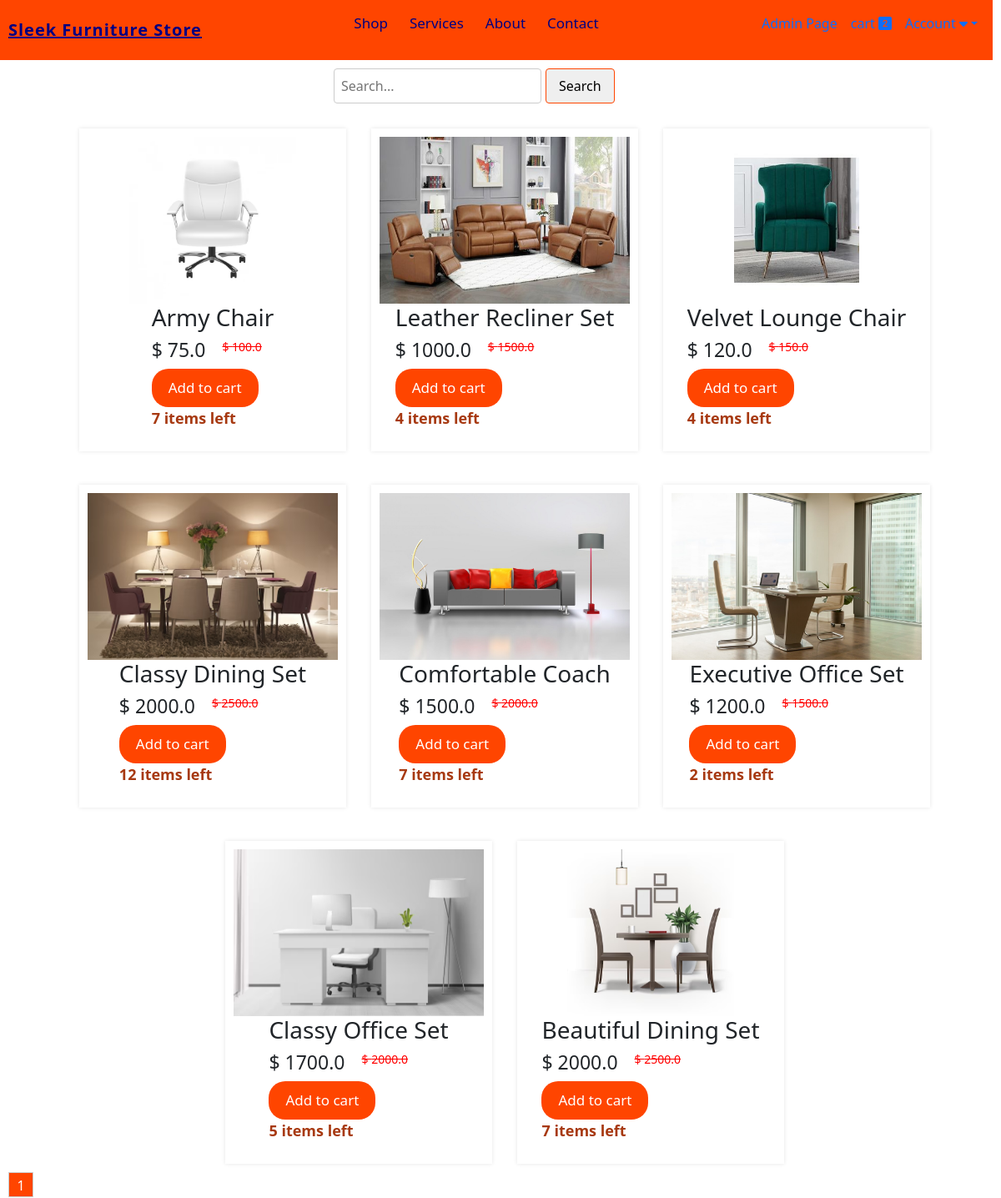
Before: /all_products (signed in) with the older database file.
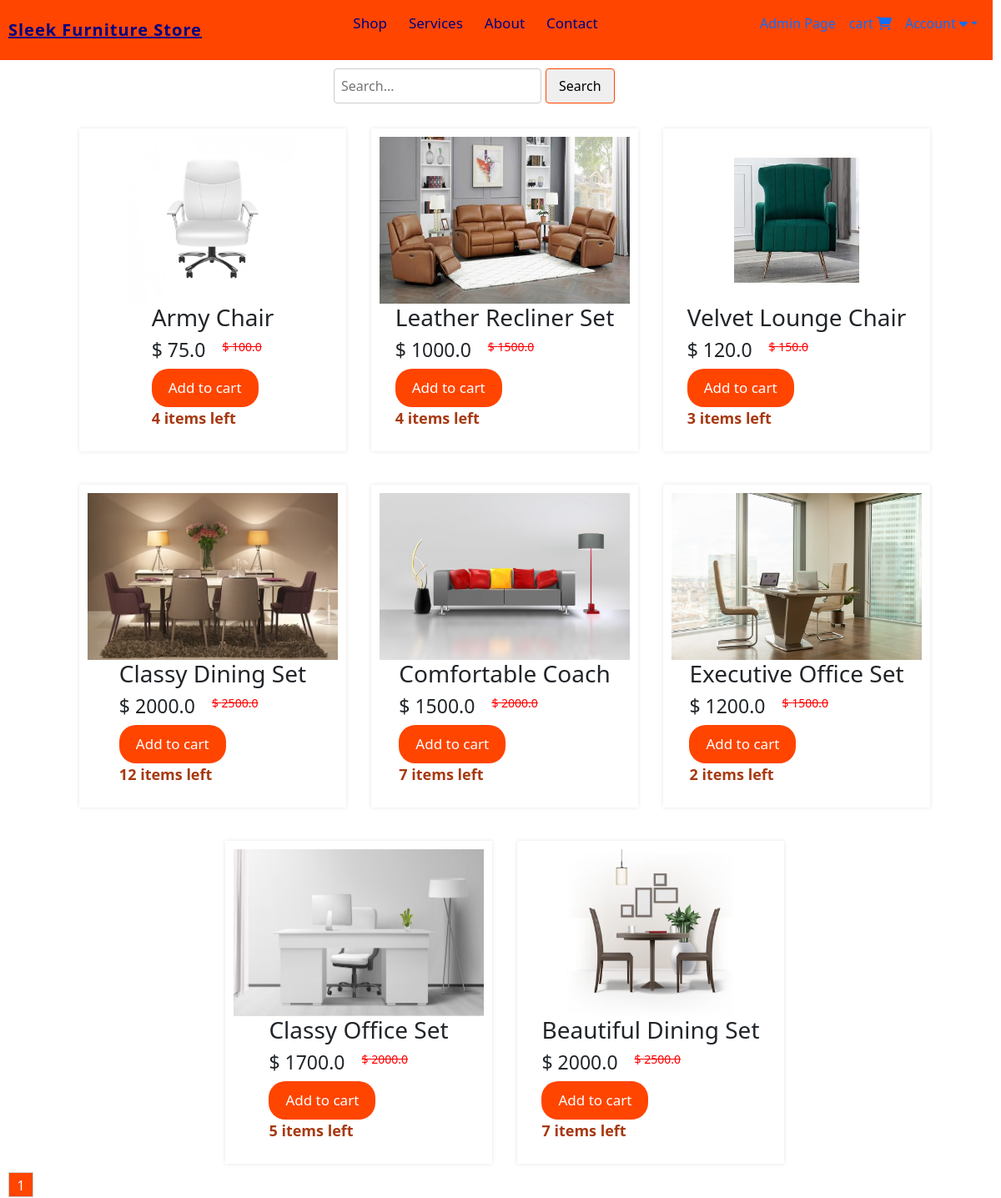
After: the same page with the newer database file.
### website/models.py (models this page shows, shortened)
class Product(db.Model):
    id = db.Column(db.Integer, primary_key=True)
    product_name = db.Column(db.String(100), nullable=False)
    current_price = db.Column(db.Float, nullable=False)
    previous_price = db.Column(db.Float, nullable=False)
    in_stock = db.Column(db.Integer, nullable=False)
    product_picture = db.Column(db.String(1000), nullable=False)
    flash_sale = db.Column(db.Boolean, default=False)
    date_added = db.Column(db.DateTime(), default=datetime.utcnow)
    carts = db.relationship('Cart', backref='product', cascade='all, delete-orphan')
    orders = db.relationship('Order', backref='product', cascade='all, delete-orphan')

### website/views.py (the view)
@views.route('/all_products')
def products():
    page = request.args.get('page', 1, type=int)
    per_page = 8
    items = Product.query.paginate(page=page, per_page=per_page)
    cart_items = Cart.query.filter_by(customer_link=current_user.id).all() if current_user.is_authenticated else []
    return render_template('allproducts.html', items=items, cart=cart_items)

### website/__init__.py (called while the page is built)
def create_app():
    app = Flask(__name__)
    app.config['SECRET_KEY'] = 'Marymutiso' #For encrypting session data for auth etc.
    app.config['SQLALCHEMY_DATABASE_URI'] = f'sqlite:///{DB_NAME}'
    db.init_app(app)
    @app.errorhandler(404)
    def page_not_found(error):
        return render_template('404.html'), 404
    login_manager = LoginManager()
    login_manager.init_app(app)
    login_manager.login_view = 'auth.login'
    @login_manager.user_loader
    def load_user(id):
        return Customer.query.get(int(id))
    from .views import views
    from .auth import auth
    from .admin import admin
    from .models import Customer, Product, Cart, Order
    app.register_blueprint(views, url_prefix='/')
    app.register_blueprint(auth, url_prefix='/')
    app.register_blueprint(admin, url_prefix='/')
    return app

### website/templates/allproducts.html (shortened to what this page needs)
{% extends 'base.html' %}
{% block content %}
<form class="search-form" role="search" action="/search" method="POST">
    <input name="search" type="search" placeholder="Search..." aria-label="Search">
    <button type="submit">Search</button>
</form>
<div class="homediv-container">
    {% for item in items %}
    <div class="home-products">
        <div class="product">
            <a href="{{ url_for('views.product', item_id=item.id) }}"><img class="displayimg" src="{{ item.product_picture }}" alt=""></a>
            <div class="product-details">
                <h3>{{ item.product_name }}</h6>
                <div class="price">
                    <h5>$ {{ item.current_price }}</h5>
                    <strike><p>$ {{ item.previous_price }}</p></strike>
                </div>
                <div class="actions">
                    <button><a href="/add-to-cart/{{ item.id }}">Add to cart</a></button>
                    <p style="color: rgb(167, 57, 17); font-weight: 600; font-size: 18px;">{{ item.in_stock }} items left</p>
                </div>
            </div>
        </div>
    </div>
    {% endfor %}
</div>
<div class="pagination">
    {% for page_num in items.iter_pages(left_edge=1, right_edge=1, left_current=1, right_current=2) %}
        {% if page_num %}
            {% if items.page == page_num %}
                <a href="{{ url_for('views.products', page=page_num) }}" class="current-page">{{ page_num }}</a>
            {% else %}
                <a href="{{ url_for('views.products', page=page_num) }}">{{ page_num }}</a>
            {% endif %}
        {% else %}
            <span class="ellipsis">...</span>
        {% endif %}
    {% endfor %}
</div>
{% endblock %}

Changed rows visible on the page:
changed Product "Army Chair": in_stock "7" → "4"
changed Product "Velvet Lounge Chair": in_stock "4" → "3"
